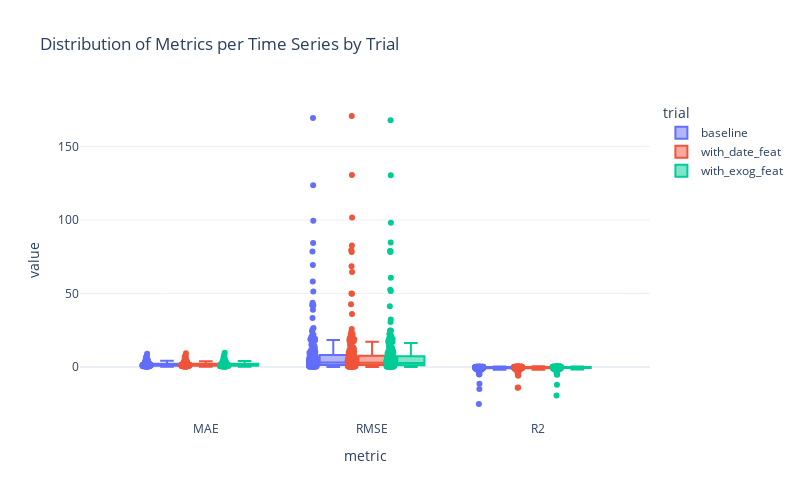

The notebook cell saved with this chart:
### Code cell
plot_scores_per_ts(scores_per_ts_df, list_metrics=list_metrics)

### Figure 1 — Plotly figure (JSON) as saved in the notebook; plotly's stock layout.template omitted (floating-point values rounded to 4 significant figures; data arrays with more than 128 entries replaced by an {"elided": "..."} marker saying what was removed)
{"data": [{"alignmentgroup": "True", "boxpoints": "all", "customdata": {"elided": "594x1 str values"}, "hovertemplate": "trial=baseline<br>metric=%{x}<br>value=%{y}<br>id=%{customdata[0]}<extra></extra>", "legendgroup": "baseline", "marker": {"color": "#636efa"}, "name": "baseline", "notched": false, "offsetgroup": "baseline", "orientation": "v", "showlegend": true, "type": "box", "x": {"elided": "594 str values"}, "x0": " ", "xaxis": "x", "y": {"elided": "594 float values"}, "y0": " ", "yaxis": "y"}, {"alignmentgroup": "True", "boxpoints": "all", "customdata": {"elided": "594x1 str values"}, "hovertemplate": "trial=with_date_feat<br>metric=%{x}<br>value=%{y}<br>id=%{customdata[0]}<extra></extra>", "legendgroup": "with_date_feat", "marker": {"color": "#EF553B"}, "name": "with_date_feat", "notched": false, "offsetgroup": "with_date_feat", "orientation": "v", "showlegend": true, "type": "box", "x": {"elided": "594 str values"}, "x0": " ", "xaxis": "x", "y": {"elided": "594 float values"}, "y0": " ", "yaxis": "y"}, {"alignmentgroup": "True", "boxpoints": "all", "customdata": {"elided": "594x1 str values"}, "hovertemplate": "trial=with_exog_feat<br>metric=%{x}<br>value=%{y}<br>id=%{customdata[0]}<extra></extra>", "legendgroup": "with_exog_feat", "marker": {"color": "#00cc96"}, "name": "with_exog_feat", "notched": false, "offsetgroup": "with_exog_feat", "orientation": "v", "showlegend": true, "type": "box", "x": {"elided": "594 str values"}, "x0": " ", "xaxis": "x", "y": {"elided": "594 float values"}, "y0": " ", "yaxis": "y"}], "layout": {"boxmode": "group", "height": 500, "legend": {"title": {"text": "trial"}, "tracegroupgap": 0}, "title": {"text": "Distribution of Metrics per Time Series by Trial"}, "width": 800, "xaxis": {"anchor": "y", "domain": [0, 1], "title": {"text": "metric"}}, "yaxis": {"anchor": "x", "domain": [0, 1], "title": {"text": "value"}}}}
